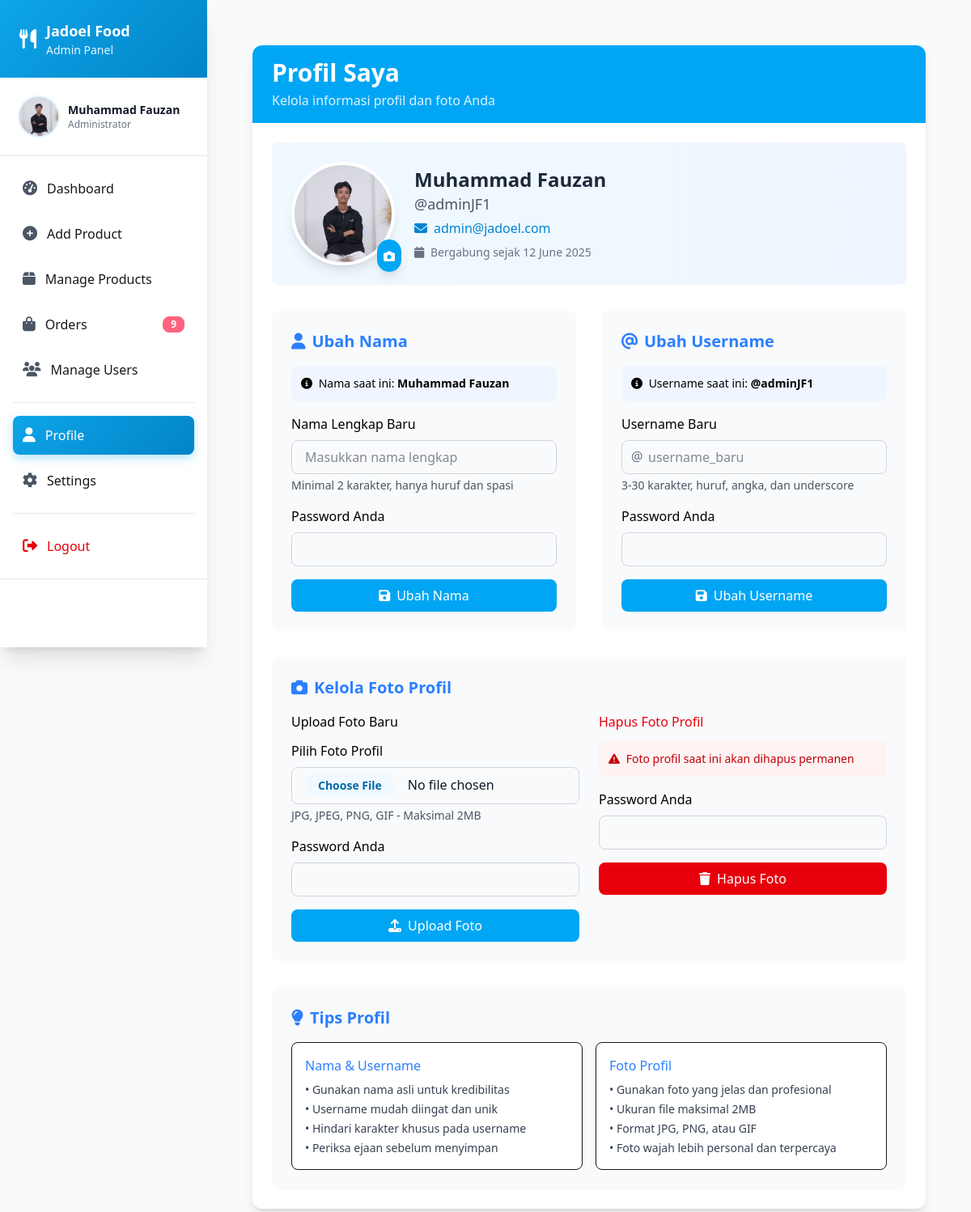
The page /admin/profile.php (signed in) on the database its author committed.
### tables this page shows
CREATE TABLE `users` (
  `id` int NOT NULL,
  `full_name` varchar(255) NOT NULL,
  `username` varchar(255) NOT NULL,
  `pass` varchar(255) NOT NULL,
  `email` varchar(50) NOT NULL,
  `phone` varchar(30) NOT NULL,
  `profil_image` varchar(255) NOT NULL,
  `role` enum('Admin','Customer') NOT NULL DEFAULT 'Customer',
  `create_at` timestamp NOT NULL DEFAULT CURRENT_TIMESTAMP,
  `updated_at` timestamp NULL DEFAULT CURRENT_TIMESTAMP ON UPDATE CURRENT_TIMESTAMP
);

### admin/profile.php (the view, shortened to what this page needs)
<?php
include_once __DIR__ . "/../config/connect.php";
$user_id = $_SESSION['user']['id'] ?? $_SESSION['user_id'] ?? null;
$stmt = $conn->prepare("SELECT * FROM users WHERE id = ?");
$stmt->bind_param("i", $user_id);
$stmt->execute();
$result = $stmt->get_result();
$user = $result->fetch_assoc();
include_once __DIR__ . "/../includes/adminHeader.php";
?>
<div class="max-w-4xl mx-auto px-4 sm:px-6 lg:px-8 py-8">
    <div class="bg-white rounded-xl shadow-lg overflow-hidden">
        <div class="bg-sky-500 px-6 py-4">
            <h1 class="text-2xl md:text-3xl font-bold text-white">Profil Saya</h1>
            <p class="text-sky-100 mt-1">Kelola informasi profil dan foto Anda</p>
        </div>
        <div class="p-6">
            <div class="bg-gradient-to-r from-sky-50 to-blue-50 rounded-lg p-6 mb-8">
                <div class="flex flex-col md:flex-row items-center gap-6">
                    <div class="relative">
                        <?php if (!empty($user['profil_image'])): ?>
                        <img src="<?= BASE_URL ?>uploads/profiles/<?= htmlspecialchars($user['profil_image']) ?>"
                            alt="Profile Photo"
                            class="w-24 h-24 md:w-32 md:h-32 rounded-full object-cover border-4 border-white shadow-lg"
                            onerror="this.style.display='none'; this.nextElementSibling.style.display='flex';">
                        <?php endif; ?>
                        <div class="absolute -bottom-2 -right-2 bg-sky-500 rounded-full p-2 shadow-lg">
                            <i class="fas fa-camera text-white text-sm"></i>
                        </div>
                    </div>
                    <div class="text-center md:text-left">
                        <h2 class="text-2xl font-bold text-gray-800">
                            <?= htmlspecialchars($user['full_name'] ?? 'Nama Belum Diatur') ?>
                        </h2>
                        <p class="text-gray-600 text-lg">@<?= htmlspecialchars($user['username'] ?? 'username') ?></p>
                        <p class="text-sky-600 font-medium mt-1">
                            <i
                                class="fas fa-envelope mr-2"></i><?= htmlspecialchars($user['email'] ?? 'Email Belum Diatur') ?>
                        </p>
                        <p class="text-gray-500 text-sm mt-2">
                            <i class="fas fa-calendar mr-1"></i>
                            Bergabung sejak <?= date('d F Y', strtotime($user['create_at'])) ?>
                        </p>
                    </div>
                </div>
            </div>
            <div class="grid md:grid-cols-2 gap-8">
                <div class="bg-gray-50 rounded-lg p-6">
                    <h2 class="text-xl font-semibold text-blue-500 mb-4">
                        <i class="fas fa-user mr-2"></i>Ubah Nama
                    </h2>
                    <div class="mb-4 p-3 bg-blue-50 rounded-lg">
                        <p class="text-sm text-black">
                            <i class="fas fa-info-circle mr-1"></i>
                            Nama saat ini:
                            <strong><?= htmlspecialchars($user['full_name'] ?? 'Belum diatur') ?></strong>
                        </p>
                    </div>
                    <form method="POST" class="space-y-4" id="changeNameForm">
                        <div>
                            <label for="new_name" class="block font-medium text-black mb-2">
                                Nama Lengkap Baru
                            </label>
                            <input type="text" name="new_name" id="new_name" required
                                placeholder="Masukkan nama lengkap"
                                class="w-full border border-gray-300 text-gray-900 rounded-lg px-4 py-2 focus:outline-none focus:ring-2 focus:ring-sky-500 focus:border-transparent">
                            <p class="text-sm text-gray-600 mt-1">Minimal 2 karakter, hanya huruf dan spasi</p>
                        </div>
                        <div>
                            <label for="name_password" class="block font-medium text-black mb-2">
                                Password Anda
                            </label>
                            <input type="password" name="name_password" id="name_password" required
                                class="w-full border border-gray-300 text-gray-900 rounded-lg px-4 py-2 focus:outline-none focus:ring-2 focus:ring-sky-500 focus:border-transparent">
                        </div>
                        <button type="submit" name="change_name"
                            class="w-full bg-sky-500 text-white py-2 px-4 rounded-lg hover:bg-sky-600 transition-colors font-medium cursor-pointer">
                            <i class="fas fa-save mr-2"></i>Ubah Nama
                        </button>
                    </form>
                </div>
                <div class="bg-gray-50 rounded-lg p-6">
                    <h2 class="text-xl font-semibold text-blue-500 mb-4">
                        <i class="fas fa-at mr-2"></i>Ubah Username
                    </h2>
                    <div class="mb-4 p-3 bg-blue-50 rounded-lg">
                        <p class="text-sm text-black">
                            <i class="fas fa-info-circle mr-1"></i>
                            Username saat ini:
                            <strong>@<?= htmlspecialchars($user['username'] ?? 'belum_diatur') ?></strong>
                        </p>
                    </div>
                    <form method="POST" class="space-y-4" id="changeUsernameForm">
                        <div>
                            <label for="new_username" class="block font-medium text-black mb-2">
                                Username Baru
                            </label>
                            <div class="relative">
                                <span class="absolute left-3 top-2 text-gray-500">@</span>
                                <input type="text" name="new_username" id="new_username" required
                                    placeholder="username_baru"
                                    class="w-full border border-gray-300 text-gray-900 rounded-lg px-4 py-2 pl-8 focus:outline-none focus:ring-2 focus:ring-sky-500 focus:border-transparent">
                            </div>
                            <p class="text-sm text-gray-600 mt-1">3-30 karakter, huruf, angka, dan underscore</p>
                        </div>
                        <div>
                            <label for="username_password" class="block font-medium text-black mb-2">
                                Password Anda
                            </label>
                            <input type="password" name="username_password" id="username_password" required
                                class="w-full border border-gray-300 text-gray-900 rounded-lg px-4 py-2 focus:outline-none focus:ring-2 focus:ring-sky-500 focus:border-transparent">
                        </div>
                        <button type="submit" name="change_username"
                            class="w-full bg-sky-500 text-white py-2 px-4 rounded-lg hover:bg-sky-600 transition-colors font-medium cursor-pointer">
                            <i class="fas fa-save mr-2"></i>Ubah Username
                        </button>
                    </form>
                </div>
            </div>
            <div class="mt-8 bg-gray-50 rounded-lg p-6">
                <h2 class="text-xl font-semibold text-blue-500 mb-4">
                    <i class="fas fa-camera mr-2"></i>Kelola Foto Profil
                </h2>
                <div class="grid md:grid-cols-2 gap-6">
                    <div>
                        <h3 class="font-medium text-black mb-3">Upload Foto Baru</h3>
                        <form method="POST" enctype="multipart/form-data" class="space-y-4" id="changePhotoForm">
                            <div>
                                <label for="profil_image" class="block font-medium text-black mb-2">
                                    Pilih Foto Profil
                                </label>
                                <input type="file" name="profil_image" id="profil_image" required
                                    accept="image/jpeg,image/jpg,image/png,image/gif"
                                    class="w-full border border-gray-300 text-gray-900 rounded-lg px-4 py-2 focus:outline-none focus:ring-2 focus:ring-sky-500 focus:border-transparent file:mr-4 file:py-1 file:px-4 file:rounded-full file:border-0 file:text-sm file:font-semibold file:bg-sky-50 file:text-sky-700 hover:file:bg-sky-100">
                                <p class="text-sm text-gray-600 mt-1">JPG, JPEG, PNG, GIF - Maksimal 2MB</p>
                            </div>
                            <div>
                                <label for="photo_password" class="block font-medium text-black mb-2">
                                    Password Anda
                                </label>
                                <input type="password" name="photo_password" id="photo_password" required
                                    class="w-full border border-gray-300 text-gray-900 rounded-lg px-4 py-2 focus:outline-none focus:ring-2 focus:ring-sky-500 focus:border-transparent">
                            </div>
                            <button type="submit" name="change_photo"
                                class="w-full bg-sky-500 text-white py-2 px-4 rounded-lg hover:bg-sky-600 transition-colors font-medium cursor-pointer">
                                <i class="fas fa-upload mr-2"></i>Upload Foto
                            </button>
                        </form>
                    </div>
                    <?php if (!empty($user['profil_image'])): ?>
                    <div>
                        <h3 class="font-medium text-red-600 mb-3">Hapus Foto Profil</h3>
                        <div class="mb-4 p-3 bg-red-50 rounded-lg">
                            <p class="text-sm text-red-700">
                                <i class="fas fa-exclamation-triangle mr-1"></i>
                                Foto profil saat ini akan dihapus permanen
                            </p>
                        </div>
                        <form method="POST" class="space-y-4" id="removePhotoForm">
                            <div>
                                <label for="remove_password" class="block font-medium text-black mb-2">
                                    Password Anda
                                </label>
                                <input type="password" name="remove_password" id="remove_password" required
                                    class="w-full border border-gray-300 text-gray-900 rounded-lg px-4 py-2 focus:outline-none focus:ring-2 focus:ring-red-500 focus:border-transparent">
                            </div>
                            <button type="submit" name="remove_photo"
                                class="w-full bg-red-600 text-white py-2 px-4 rounded-lg hover:bg-red-700 transition-colors font-medium cursor-pointer">
                                <i class="fas fa-trash mr-2"></i>Hapus Foto
                            </button>
                        </form>
                    </div>
                    <?php endif; ?>
                </div>
            </div>
            <div class="mt-8 bg-gray-50 rounded-lg p-6">
                <h2 class="text-xl font-semibold text-blue-500 mb-4">
                    <i class="fas fa-lightbulb mr-2"></i>Tips Profil
                </h2>
                <div class="grid md:grid-cols-2 gap-4">
                    <div class="bg-white p-4 rounded-lg border">
                        <h3 class="font-medium text-blue-500 mb-2">Nama & Username</h3>
                        <ul class="text-sm text-gray-700 space-y-1">
                            <li>• Gunakan nama asli untuk kredibilitas</li>
                            <li>• Username mudah diingat dan unik</li>
                            <li>• Hindari karakter khusus pada username</li>
                            <li>• Periksa ejaan sebelum menyimpan</li>
                        </ul>
                    </div>
                    <div class="bg-white p-4 rounded-lg border">
                        <h3 class="font-medium text-blue-500 mb-2">Foto Profil</h3>
                        <ul class="text-sm text-gray-700 space-y-1">
                            <li>• Gunakan foto yang jelas dan profesional</li>
                            <li>• Ukuran file maksimal 2MB</li>
                            <li>• Format JPG, PNG, atau GIF</li>
                            <li>• Foto wajah lebih personal dan terpercaya</li>
                        </ul>
                    </div>
                </div>
            </div>
        </div>
    </div>
</div>
</body>
</html>

### rows shown on the page
users: profil_image (picture), full_name "Muhammad Fauzan", username "adminJF1", email "admin@jadoel.com", create_at "12 June 2025"

### other values the page prints
$user_name "Muhammad Fauzan"
$order_count "9"
